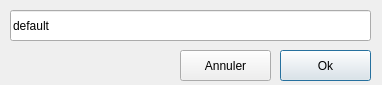
<?xml version="1.0" encoding="UTF-8"?>
<ui version="4.0">
 <class>TagTemplateDialog</class>
 <widget class="QDialog" name="TagTemplateDialog">
  <property name="windowModality">
   <enum>Qt::WindowModal</enum>
  </property>
  <property name="geometry">
   <rect>
    <x>0</x>
    <y>0</y>
    <width>382</width>
    <height>85</height>
   </rect>
  </property>
  <property name="windowTitle">
   <string>Create new template</string>
  </property>
  <widget class="QLineEdit" name="TemplateNameInfield">
   <property name="geometry">
    <rect>
     <x>10</x>
     <y>10</y>
     <width>361</width>
     <height>31</height>
    </rect>
   </property>
   <property name="text">
    <string>default</string>
   </property>
  </widget>
  <widget class="QPushButton" name="okBtn">
   <property name="geometry">
    <rect>
     <x>280</x>
     <y>50</y>
     <width>91</width>
     <height>31</height>
    </rect>
   </property>
   <property name="text">
    <string>Ok</string>
   </property>
  </widget>
  <widget class="QPushButton" name="CancelBtn">
   <property name="geometry">
    <rect>
     <x>180</x>
     <y>50</y>
     <width>91</width>
     <height>31</height>
    </rect>
   </property>
   <property name="text">
    <string>Annuler</string>
   </property>
  </widget>
 </widget>
 <tabstops>
  <tabstop>TemplateNameInfield</tabstop>
  <tabstop>CancelBtn</tabstop>
  <tabstop>okBtn</tabstop>
 </tabstops>
 <resources/>
 <connections/>
</ui>
